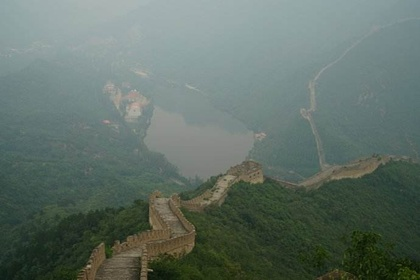
%> input picture Project1/asset/color.jpg, 420 x 280 px, shrunk from 690 x 460 before the run
$ octave --eval "result = Histogram_equalization(rgb2gray(imread('../asset/color.jpg')));"   (GNU Octave 9; MATLAB toolbox functions it lacks are replaced by stand-ins)
%> lines starting %> are read from the running program, lines starting %| are printed output that depends on the picture
function [output] = Histogram_equalization(input_image, varargin)
%first test the image is a RGB or gray image
if numel(size(input_image)) == 3
    r=input_image(:,:,1);
    g=input_image(:,:,2);
    b=input_image(:,:,3);
    switch varargin{1}
        case 1
            r1 = hist_equal(r);
            g1 = hist_equal(g);
            b1 = hist_equal(b);
            output = cat(3,r1,g1,b1);
        case 2
            Hr = imhist(r);
            Hg = imhist(g);
            Hb = imhist(b);
            H2 = round((Hr + Hg + Hb) / 3);
            r2 = hist_equal(r, H2);
            g2 = hist_equal(g, H2);
            b2 = hist_equal(b, H2);
            output = cat(3,r2,g2,b2);
        case 3
            hsvimg = rgb2hsv(input_image);
            v = hsvimg(:,:,3);
            v = uint8(v * 255);
            v = hist_equal(v);
            v = im2double(v);
            output = hsvimg;
            output(:,:,3) = v;
            output = hsv2rgb(output);
    end

else
    %this is a gray image
    [output] = hist_equal(input_image);

end

    function [output2] = hist_equal(input_channel, varargin)
    [row, col] = size(input_channel);
%> row = 280; col = 420
    if nargin == 1
        H = imhist(input_channel);
%> H = 256 values, max 1300 at index 135, min 0 at index 1, mean 459.4
    elseif nargin == 2
        H = varargin{1};
    end
    sum = zeros(256, 1);
    for i = 1 : 256
        if(i == 1)
            sum(i) = H(i);
        else
            sum(i) = sum(i - 1) + H(i);
        end
    end
%> after the loop, sum = 256 values from 0 to 117600
    F = 255 * sum / (row * col);
%> F = 256 values from 0 to 255
    output2 = zeros(row, col);
    for i = 1 : row
        for j = 1 : col
            output2(i, j) = round(F(input_channel(i, j) + 1));
        end
    end
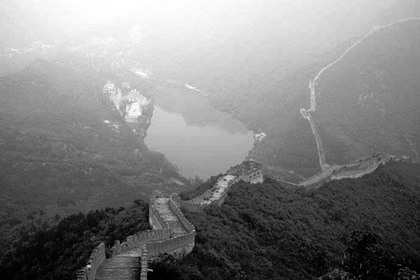
%> output2: size 280x420 double; min 0, max 255, mean 128.4
    output2 = uint8(output2);
%> output2: size 280x420 uint8
    end
end
